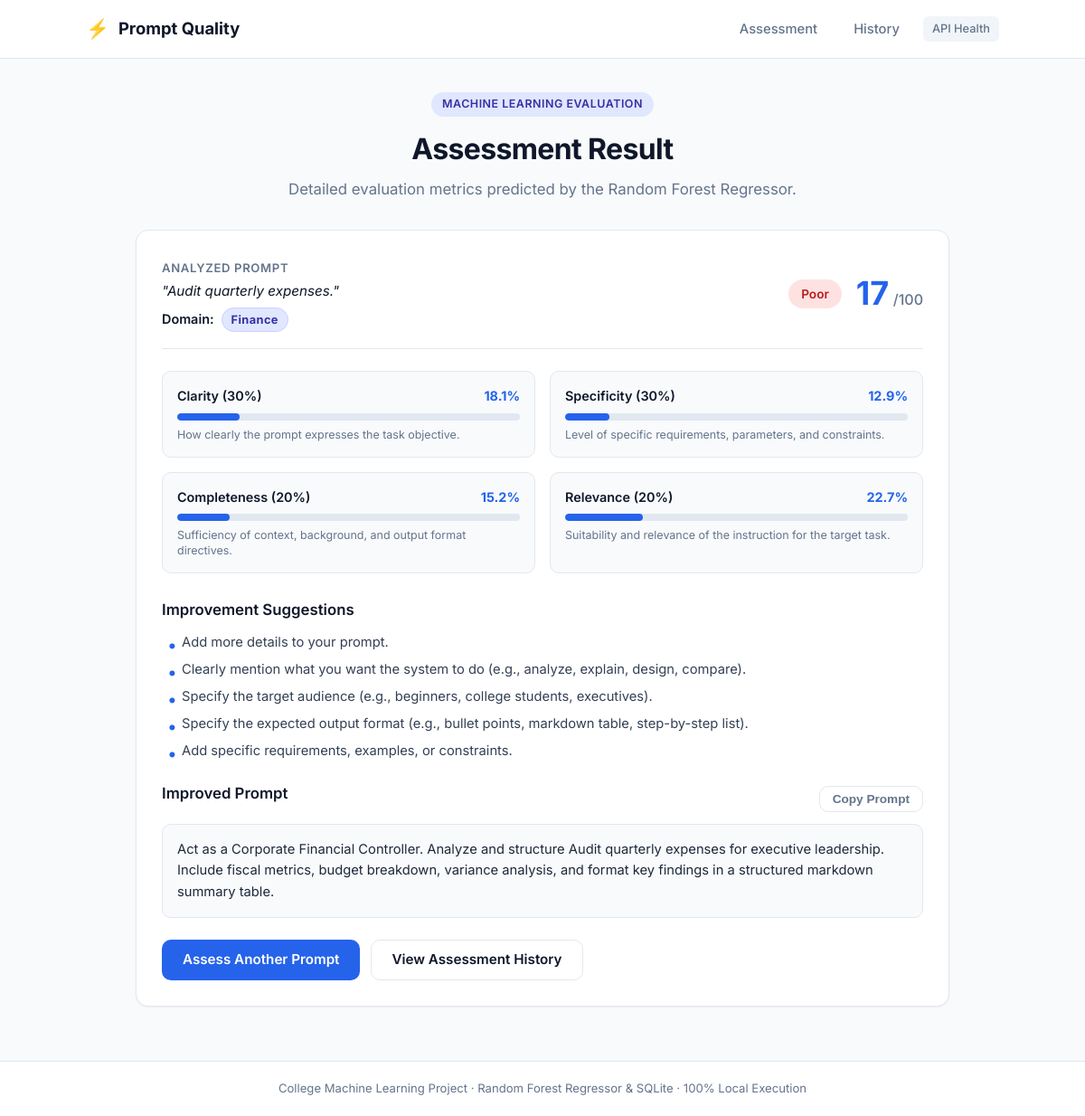
Page /result?id=95 on the committed database.
### tables this page shows
CREATE TABLE assessments (
        id INTEGER PRIMARY KEY AUTOINCREMENT,
        prompt TEXT NOT NULL,
        clarity REAL NOT NULL,
        specificity REAL NOT NULL,
        completeness REAL NOT NULL,
        relevance REAL NOT NULL,
        overall_score REAL NOT NULL,
        category TEXT NOT NULL,
        suggestions TEXT NOT NULL,
        improved_prompt TEXT NOT NULL,
        created_at TIMESTAMP DEFAULT CURRENT_TIMESTAMP
    , domain TEXT DEFAULT 'General');

### app.py (the view)
@app.route("/result", methods=["GET"])
def result_page():
    global latest_result
    record_id = request.args.get("id")
    res = None
    if record_id:
        try:
            res = get_assessment_by_id(int(record_id))
        except Exception:
            res = None
    if not res:
        res = latest_result
    if not res:
        return redirect(url_for("index"))
    return render_template("result.html", result=res)

### database/db.py (called while the page is built)
def get_connection():
    os.makedirs(DB_DIR, exist_ok=True)
    conn = sqlite3.connect(DB_PATH)
    conn.row_factory = sqlite3.Row
    return conn

def init_db():
    conn = get_connection()
    cursor = conn.cursor()
    cursor.execute("""
    CREATE TABLE IF NOT EXISTS assessments (
        id INTEGER PRIMARY KEY AUTOINCREMENT,
        domain TEXT DEFAULT 'General',
        prompt TEXT NOT NULL,
        clarity REAL NOT NULL,
        specificity REAL NOT NULL,
        completeness REAL NOT NULL,
        relevance REAL NOT NULL,
        overall_score REAL NOT NULL,
        category TEXT NOT NULL,
        suggestions TEXT NOT NULL,
        improved_prompt TEXT NOT NULL,
        created_at TIMESTAMP DEFAULT CURRENT_TIMESTAMP
    )
    """)
    cursor.execute("PRAGMA table_info(assessments)")
    cols = [col[1] for col in cursor.fetchall()]
    if "domain" not in cols:
        cursor.execute("ALTER TABLE assessments ADD COLUMN domain TEXT DEFAULT 'General'")
    conn.commit()
    conn.close()

### templates/result.html (shortened to what this page needs)
<!DOCTYPE html>
<html lang="en">
<head>
  <link rel="stylesheet" href="/static/style.css">
</head>
<body>
  <div class="app-layout">
    <header class="navbar">
      <div class="nav-container">
        <a href="/" class="brand">
          <span class="brand-icon">⚡</span>
          <span class="brand-text">Prompt Quality</span>
        </a>
        <nav class="nav-links">
          <a href="/" class="nav-link">Assessment</a>
          <a href="/history" class="nav-link">History</a>
          <a href="/health" target="_blank" class="nav-link badge-link">API Health</a>
        </nav>
      </div>
    </header>
    <main class="main-content">
      <div class="content-wrapper">
        <div class="hero-section">
          <span class="project-tag">Machine Learning Evaluation</span>
          <h1 class="hero-title">Assessment Result</h1>
          <p class="hero-subtitle">Detailed evaluation metrics predicted by the Random Forest Regressor.</p>
        </div>
        <section class="card result-card">
          <div class="result-header">
            <div>
              <span class="sub-heading">Analyzed Prompt</span>
              <p class="analyzed-prompt-text">"{{ result.prompt }}"</p>
              <div class="result-domain-banner">
                <span class="domain-lead">Domain:</span>
                <span class="domain-result-pill">{{ result.domain or 'General' }}</span>
              </div>
            </div>
            <div class="badge-and-score">
              <span class="badge badge-{{ result.category | lower | replace(' ', '-') }}">{{ result.category }}</span>
              <div class="score-display">
                <span class="score-number">{{ result.overall_score | round | int }}</span>
                <span class="score-denom">/100</span>
              </div>
            </div>
          </div>
          <div class="dimensions-grid">
            <div class="dimension-box">
              <div class="dim-header">
                <span class="dim-title">Clarity (30%)</span>
                <span class="dim-score">{{ result.clarity }}%</span>
              </div>
              <div class="progress-track">
                <div class="progress-bar" style="width: {{ result.clarity }}%"></div>
              </div>
              <p class="dim-desc">How clearly the prompt expresses the task objective.</p>
            </div>
            <div class="dimension-box">
              <div class="dim-header">
                <span class="dim-title">Specificity (30%)</span>
                <span class="dim-score">{{ result.specificity }}%</span>
              </div>
              <div class="progress-track">
                <div class="progress-bar" style="width: {{ result.specificity }}%"></div>
              </div>
              <p class="dim-desc">Level of specific requirements, parameters, and constraints.</p>
            </div>
            <div class="dimension-box">
              <div class="dim-header">
                <span class="dim-title">Completeness (20%)</span>
                <span class="dim-score">{{ result.completeness }}%</span>
              </div>
              <div class="progress-track">
                <div class="progress-bar" style="width: {{ result.completeness }}%"></div>
              </div>
              <p class="dim-desc">Sufficiency of context, background, and output format directives.</p>
            </div>
            <div class="dimension-box">
              <div class="dim-header">
                <span class="dim-title">Relevance (20%)</span>
                <span class="dim-score">{{ result.relevance }}%</span>
              </div>
              <div class="progress-track">
                <div class="progress-bar" style="width: {{ result.relevance }}%"></div>
              </div>
              <p class="dim-desc">Suitability and relevance of the instruction for the target task.</p>
            </div>
          </div>
          <div class="info-block">
            <h3>Improvement Suggestions</h3>
            <ul class="styled-list">
              {% for s in result.suggestions %}
                <li>{{ s }}</li>
              {% else %}
                <li>Prompt fulfills quality standards with high clarity and complete directives.</li>
              {% endfor %}
            </ul>
          </div>
          <div class="info-block">
            <div class="block-header">
              <h3>Improved Prompt</h3>
              <button type="button" class="btn btn-sm btn-outline" onclick="copyImproved()">Copy Prompt</button>
            </div>
            <div class="improved-prompt-box">
              <pre id="improved-prompt-pre">{{ result.improved_prompt }}</pre>
            </div>
          </div>
          <div class="actions-row mt-4">
            <a href="/" class="btn btn-primary">Assess Another Prompt</a>
            <a href="/history" class="btn btn-secondary">View Assessment History</a>
          </div>
        </section>
      </div>
    </main>
    <footer class="footer">
      <p>College Machine Learning Project · Random Forest Regressor & SQLite · 100% Local Execution</p>
    </footer>
  </div>
</body>
</html>

### rows in the picture
assessments: prompt "Audit quarterly expenses.", domain "Finance", category "Poor", overall_score "17", clarity "18.1", specificity "12.9", completeness "15.2", relevance "22.7", improved_prompt "Act as a Corporate Financial Controller. Analyze and structure Audit quarterly expenses for executive leadership. Include fiscal metrics, budget breakdown, variance analysis, and format key findings in a structured markdown summary table."

### other values in the picture
{{ s }} "Add more details to your prompt." "Clearly mention what you want the system to do (e.g., analyze, explain, design, compare)." "Specify the target audience (e.g., beginners, college students, executives)." "Specify the expected output format (e.g., bullet points, markdown table, step-by-step list)." "Add specific requirements, examples, or constraints."
